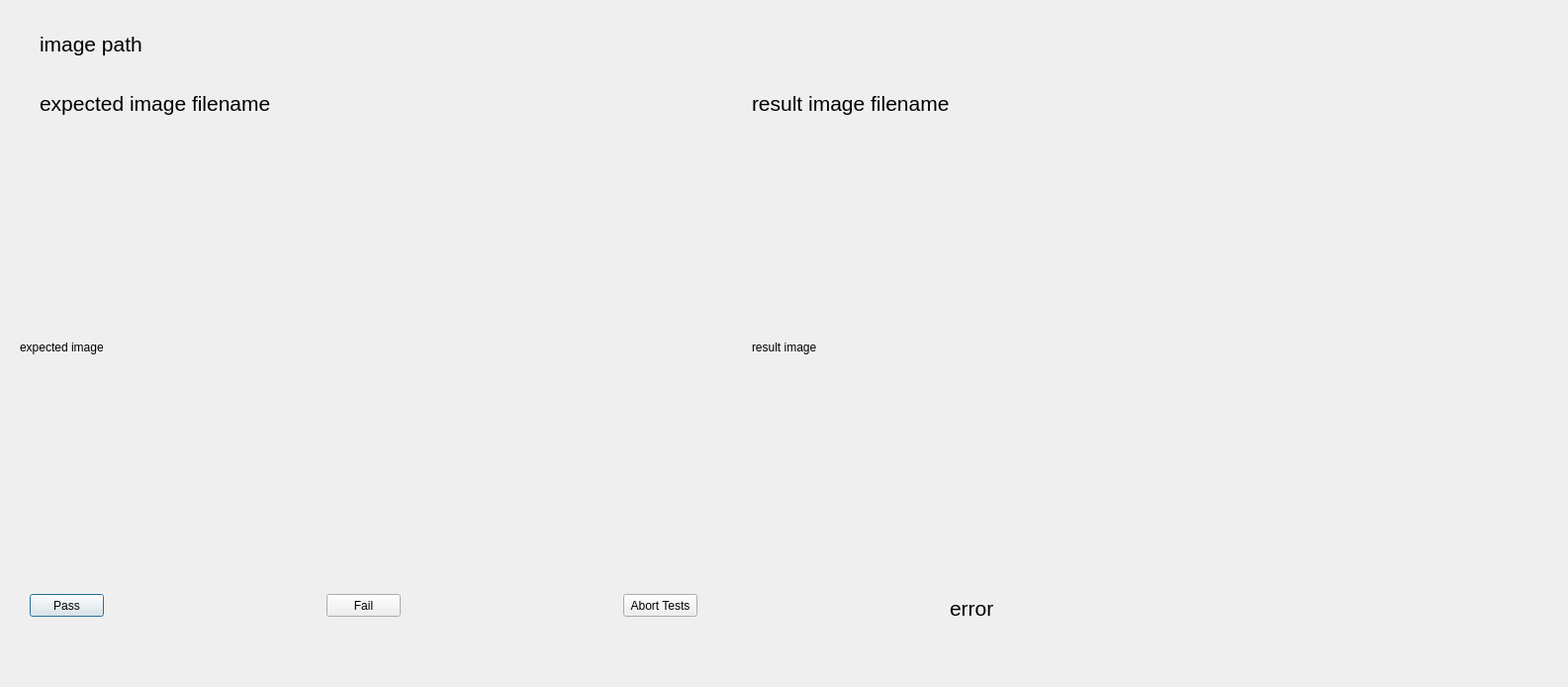
<?xml version="1.0" encoding="UTF-8"?>
<ui version="4.0">
 <class>MismatchWindow</class>
 <widget class="QDialog" name="MismatchWindow">
  <property name="geometry">
   <rect>
    <x>0</x>
    <y>0</y>
    <width>1585</width>
    <height>694</height>
   </rect>
  </property>
  <property name="windowTitle">
   <string>MismatchWindow</string>
  </property>
  <widget class="QLabel" name="expectedImage">
   <property name="geometry">
    <rect>
     <x>20</x>
     <y>170</y>
     <width>720</width>
     <height>362</height>
    </rect>
   </property>
   <property name="text">
    <string>expected image</string>
   </property>
  </widget>
  <widget class="QLabel" name="resultImage">
   <property name="geometry">
    <rect>
     <x>760</x>
     <y>170</y>
     <width>720</width>
     <height>362</height>
    </rect>
   </property>
   <property name="text">
    <string>result image</string>
   </property>
  </widget>
  <widget class="QLabel" name="resultFilename">
   <property name="geometry">
    <rect>
     <x>760</x>
     <y>90</y>
     <width>800</width>
     <height>28</height>
    </rect>
   </property>
   <property name="font">
    <font>
     <pointsize>16</pointsize>
    </font>
   </property>
   <property name="text">
    <string>result image filename</string>
   </property>
  </widget>
  <widget class="QLabel" name="expectedFilename">
   <property name="geometry">
    <rect>
     <x>40</x>
     <y>90</y>
     <width>700</width>
     <height>28</height>
    </rect>
   </property>
   <property name="font">
    <font>
     <pointsize>16</pointsize>
    </font>
   </property>
   <property name="text">
    <string>expected image filename</string>
   </property>
  </widget>
  <widget class="QLabel" name="imagePath">
   <property name="geometry">
    <rect>
     <x>40</x>
     <y>30</y>
     <width>1200</width>
     <height>28</height>
    </rect>
   </property>
   <property name="font">
    <font>
     <pointsize>16</pointsize>
    </font>
   </property>
   <property name="text">
    <string>image path</string>
   </property>
  </widget>
  <widget class="QPushButton" name="passTestButton">
   <property name="geometry">
    <rect>
     <x>30</x>
     <y>600</y>
     <width>75</width>
     <height>23</height>
    </rect>
   </property>
   <property name="text">
    <string>Pass</string>
   </property>
  </widget>
  <widget class="QPushButton" name="failTestButton">
   <property name="geometry">
    <rect>
     <x>330</x>
     <y>600</y>
     <width>75</width>
     <height>23</height>
    </rect>
   </property>
   <property name="text">
    <string>Fail</string>
   </property>
  </widget>
  <widget class="QPushButton" name="abortTestsButton">
   <property name="geometry">
    <rect>
     <x>630</x>
     <y>600</y>
     <width>75</width>
     <height>23</height>
    </rect>
   </property>
   <property name="text">
    <string>Abort Tests</string>
   </property>
  </widget>
  <widget class="QLabel" name="errorLabel">
   <property name="geometry">
    <rect>
     <x>960</x>
     <y>600</y>
     <width>181</width>
     <height>28</height>
    </rect>
   </property>
   <property name="font">
    <font>
     <pointsize>16</pointsize>
    </font>
   </property>
   <property name="text">
    <string>error</string>
   </property>
  </widget>
 </widget>
 <layoutdefault spacing="6" margin="11"/>
 <resources/>
 <connections/>
</ui>
